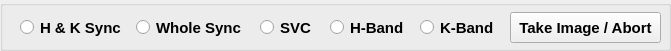
  <widget class="QGroupBox" name="groupBox_2">
   <property name="geometry">
    <rect>
     <x>350</x>
     <y>27</y>
     <width>671</width>
     <height>51</height>
    </rect>
   </property>
   <property name="title">
    <string/>
   </property>
   <widget class="QRadioButton" name="radio_H">
    <property name="geometry">
     <rect>
      <x>330</x>
      <y>15</y>
      <width>81</width>
      <height>25</height>
     </rect>
    </property>
    <property name="font">
     <font>
      <pointsize>11</pointsize>
      <bold>true</bold>
     </font>
    </property>
    <property name="text">
     <string>H-Band</string>
    </property>
   </widget>
   <widget class="QPushButton" name="bt_take_image">
    <property name="geometry">
     <rect>
      <x>510</x>
      <y>12</y>
      <width>151</width>
      <height>31</height>
     </rect>
    </property>
    <property name="font">
     <font>
      <pointsize>11</pointsize>
      <bold>true</bold>
     </font>
    </property>
    <property name="text">
     <string>Take Image / Abort</string>
    </property>
   </widget>
   <widget class="QRadioButton" name="radio_HK_sync">
    <property name="geometry">
     <rect>
      <x>20</x>
      <y>15</y>
      <width>101</width>
      <height>25</height>
     </rect>
    </property>
    <property name="font">
     <font>
      <pointsize>11</pointsize>
      <bold>true</bold>
     </font>
    </property>
    <property name="text">
     <string>H &amp;&amp; K Sync</string>
    </property>
   </widget>
   <widget class="QRadioButton" name="radio_SVC">
    <property name="geometry">
     <rect>
      <x>260</x>
      <y>15</y>
      <width>61</width>
      <height>25</height>
     </rect>
    </property>
    <property name="font">
     <font>
      <pointsize>11</pointsize>
      <bold>true</bold>
     </font>
    </property>
    <property name="text">
     <string>SVC</string>
    </property>
   </widget>
   <widget class="QRadioButton" name="radio_whole_sync">
    <property name="geometry">
     <rect>
      <x>136</x>
      <y>15</y>
      <width>111</width>
      <height>25</height>
     </rect>
    </property>
    <property name="font">
     <font>
      <pointsize>11</pointsize>
      <bold>true</bold>
     </font>
    </property>
    <property name="text">
     <string>Whole Sync</string>
    </property>
   </widget>
   <widget class="QRadioButton" name="radio_K">
    <property name="geometry">
     <rect>
      <x>420</x>
      <y>15</y>
      <width>81</width>
      <height>25</height>
     </rect>
    </property>
    <property name="font">
     <font>
      <pointsize>11</pointsize>
      <bold>true</bold>
     </font>
    </property>
    <property name="text">
     <string>K-Band</string>
    </property>
   </widget>
  </widget>
